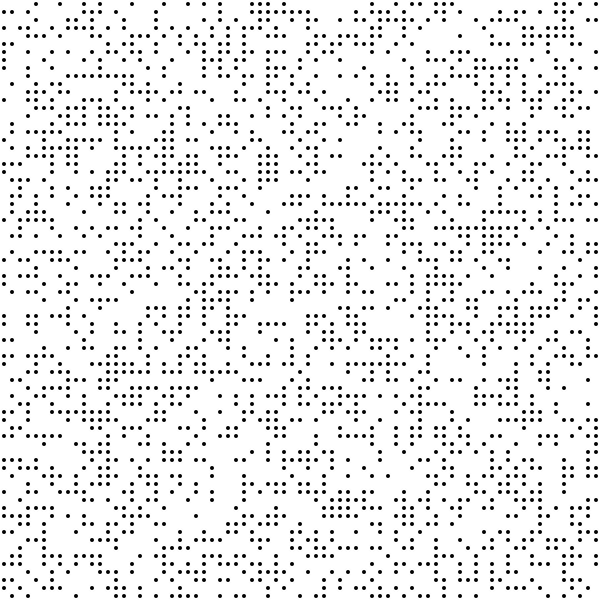
Frame 1 (no input)
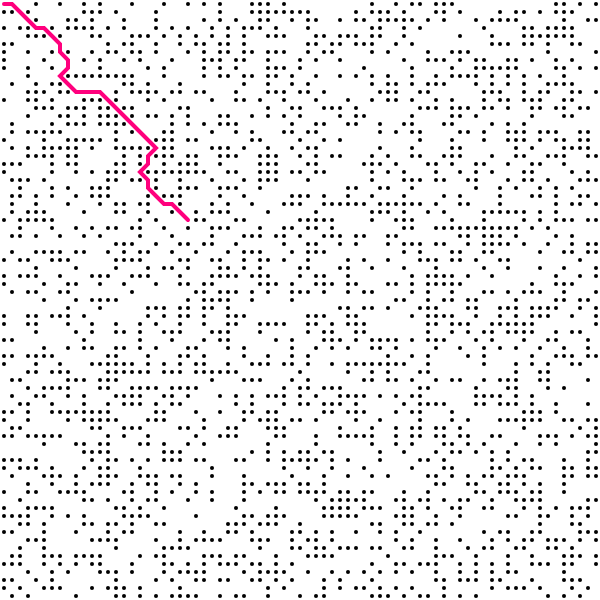
Frame 60 (no input)
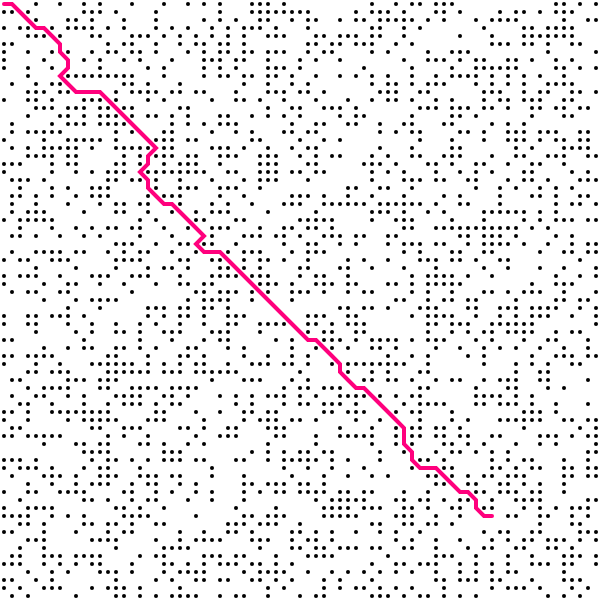
Frame 120 (the mouse pressed at the canvas centre since frame 60)

The p5.js sketch that drew these frames (run headless with seeded random() and noise() and a simulated clock; from frame 60 on, the mouse is pressed at the canvas centre):

// p5.js sketch
// ── sketch.js
function removeFromArray(arr, elt) {
  for (var i = arr.length - 1; i >= 0; i--) {
    if (arr[i] == elt) {
      arr.splice(i, 1);
    }
  }
}

function heuristic(a, b) {
  var d = dist(a.i, a.j, b.i, b.j);
  //var d = abs(a.i - b.i) + abs(a.j - b.j);
  return d;
}

var cols = 75;
var rows = 75;
var grid = new Array(cols);

var openSet = [];
var closedSet = [];
var start;
var end;
var w, h;
var path = [];

function Spot(i, j) {
  this.i = i;
  this.j = j;
  this.f = 0;
  this.g = 0;
  this.h = 0;
  this.neighbours = [];
  this.previous = undefined;
  this.wall = false;

  if (random(1) < 0.4) {
    this.wall = true;
  }
  this.show = function(col) {
    //fill(col);
    if (this.wall) {
      fill(0);
      noStroke();
      ellipse(this.i * w + w/2, this.j * h + h/2, w/2, h/2);
    }

    //rect(this.i*w, this.j*h, w-1, h-1);
  }

  this.addNeighbours = function(grid) {
    var i = this.i;
    var j = this.j;
    if (i < cols -1) {
      this.neighbours.push(grid[i + 1][j]);
    }
    if (i > 0) {
      this.neighbours.push(grid[i - 1][j]);
    }
    if (j < rows -1) {
      this.neighbours.push(grid[i][j + 1]);
    }
    if (j > 0) {
      this.neighbours.push(grid[i][j - 1]);
    }
    if (i > 0 && j > 0) {
      this.neighbours.push(grid[i - 1][j - 1]);
    }
    if (i < cols - 1 && j > 0) {
      this.neighbours.push(grid[i + 1][j - 1]);
    }
    if (i > 0 && j < rows - 1) {
      this.neighbours.push(grid[i - 1][j + 1]);
    }
    if (i < cols - 1 && j < rows - 1) {
      this.neighbours.push(grid[i + 1][j + 1]);
    }

  }
}

function setup() {
  createCanvas(600,600);
  console.log('A*');

  w = width / cols;
  h = height / rows;

  for (var i = 0; i < cols; i++) {
    grid[i] = new Array(rows);
  }

  for (var i = 0; i < cols; i++) {
    for (var j = 0; j < rows; j++) {
      grid[i][j] = new Spot(i ,j);
    }
  }

  for (var i = 0; i < cols; i++) {
    for (var j = 0; j < rows; j++) {
      grid[i][j].addNeighbours(grid);
    }
  }

  start = grid[0][0];
  end = grid[cols-1][rows-1];
  start.wall = false;
  end.wall = false;

  openSet.push(start);



  //console.log(grid);
}


function draw() {

  if (openSet.length > 0) {

    var winner = 0;
    for (var i = 0; i < openSet.length; i++) {
      if (openSet[i].f < openSet[winner].f) {
        winner = i;
      }
    }
    var current = openSet[winner];

    if (current === end) {

      noLoop();
      console.log("Done!");
    }
    removeFromArray(openSet, current);

    closedSet.push(current);

    var neighbours = current.neighbours;
    for (var i = 0; i < neighbours.length; i++) {
      var neighbour = neighbours[i];

      if (!closedSet.includes(neighbour) && !neighbour.wall) {

        var tempG = current.g + 1;
        var newPath = false;
        if (openSet.includes(neighbour)) {
          if (tempG < neighbour.g) {
            neighbour.g = tempG;
          }
        } else {
            neighbour.g = tempG;
            newPath = true;
            openSet.push(neighbour);
        }

        if (newPath) {
          neighbour.h = heuristic(neighbour, end);
          neighbour.f = neighbour.g + neighbour.h;
          neighbour.previous = current;
        }
      }

    }
    //we can keep going
  } else {
    // no solution
    console.log("No solution");
    noLoop();
    return;
  }
  background(255);
  for (var i = 0; i < cols; i++) {
    for (var j = 0; j < rows; j++) {
      grid[i][j].show(color(255));
    }
  }

  for (var i = 0; i < closedSet.length; i++) {
    closedSet[i].show(color(255, 0, 0));
  }

  for (var i = 0; i < openSet.length; i++) {
    openSet[i].show(color(0, 255, 0));
  }

  path = [];
  var temp = current;
  path.push(temp);
  while (temp.previous) {
    path.push(temp.previous);
    temp = temp.previous;
  }



  noFill();
  stroke(255, 0, 125);
  strokeWeight(w/2);
  beginShape();
  for (var i = 0; i < path.length; i++) {
    vertex(path[i].i*w + w/2, path[i].j*h + h/2);
  }
  endShape();

}
